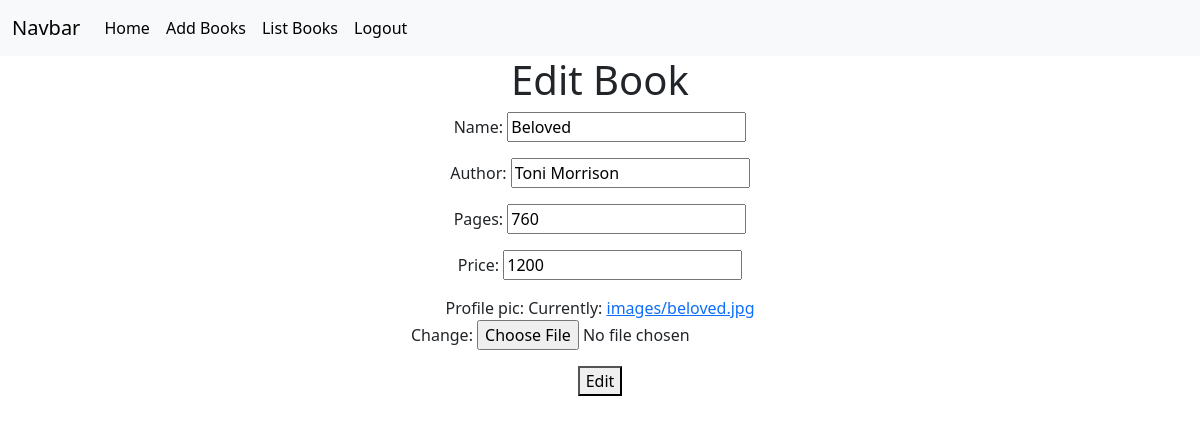
Screenshot of /book/8/edit (signed in) with the database file from the repository.
### book/models.py (models this page shows, shortened)
class Books(models.Model):
    name=models.CharField(max_length=100)
    author=models.CharField(max_length=100)
    pages=models.PositiveIntegerField()
    price=models.PositiveIntegerField()
    profile_pic=models.ImageField(upload_to="images",null=True)

### book/views.py (the view, shortened to what this page needs)
# urls.py: path('book/<int:pk>/edit',views.BookEditView.as_view(),name="book-edit"),
@method_decorator(signin_required,name="dispatch")
class BookEditView(View):
    def get(self,request,*args,**kwargs):
        id=kwargs.get("pk")
        obj=Books.objects.get(id=id)
        form=BookModelForm(instance=obj)
        return render(request,"book_edit.html",{"form":form})

### book/forms.py
class BookModelForm(forms.ModelForm):
    class Meta:
        model=Books
        fields="__all__"
    widgets={
            "name":forms.TextInput(attrs={"class":"form-control"}),
            "author":forms.TextInput(attrs={"class":"form-control"}),
            "pages":forms.NumberInput(attrs={"class":"form-control"}),
            "price":forms.NumberInput(attrs={"class":"form-control"}),
    }

### book/views.py (called while the page is built)
def signin_required(fn):
    def wrapper(request,*args,**kwargs):
        if not request.user.is_authenticated:
            messages.error(request,"invalid session")
            return redirect("signin")
        else:
            return fn(request,*args,**kwargs)
    return wrapper

### book/templates/book_edit.html (shortened to what this page needs)
{%extends 'base.html'%}
{%block body_block%}
    <div class="container text-center">
        <h1>Edit Book</h1>
        <form action="" method="post" enctype="multipart/form-data">
            {{form.as_p}}
            <button type="submit">Edit</button>
        </form>
    </div>
    {%endblock%}

### rows the page displays
Books: name "Beloved", author "Toni Morrison", pages "760", price "1200"
